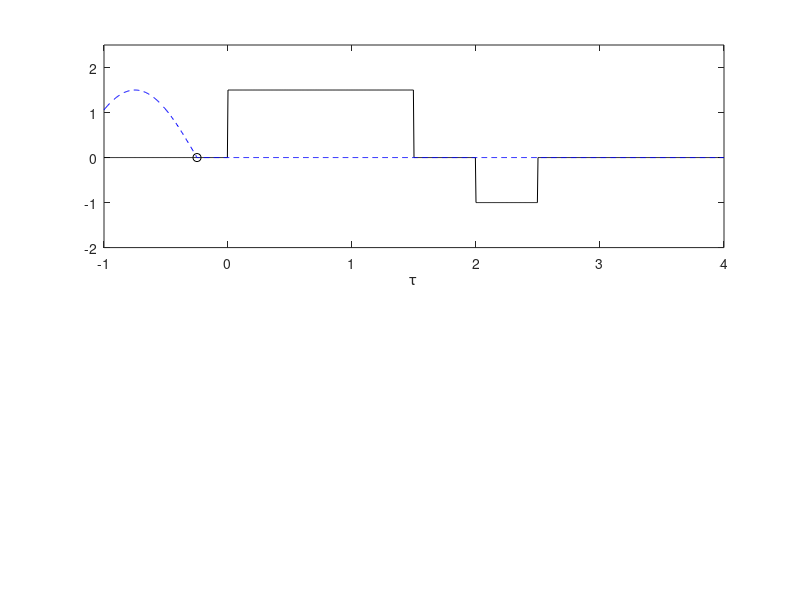

Write MATLAB code to recreate this figure. (Note: this script raises an error after producing the figure.)
% MS2P4.m : MATLAB Session 2, Program 4
% Script M-file graphically demonstrates the convolution process.

figure(1) % Create figure window and make visible on screen
x = inline('1.5*sin(pi*t).*(t>=0&t<1)');  
h = inline('1.5*(t>=0&t<1.5)-(t>=2&t<2.5)'); 

dtau = 0.005; tau = -1:dtau:4;
ti = 0; tvec = -.25:.03:3.75;
tvecDense = tvec(1):dtau:tvec(end);  % Lasses tillägg
y = NaN*zeros(1,length(tvec)); % Pre-allocate memory

for t = tvec,
    ti = ti+1; % Time index
    xh = x(t-tau).*h(tau); 
    lxh = length(xh);
    y(ti) = sum(xh.*dtau); % Trapezoidal approximation of convolution integral
    subplot(2,1,1),plot(tau,h(tau),'k-',tau,x(t-tau),'b--',t,0,'ok'); 
    axis([tau(1) tau(end) -2.0 2.5]); 
    patch([tau(1:end-1);tau(1:end-1);tau(2:end);tau(2:end)],...
        [zeros(1,lxh-1);xh(1:end-1);xh(2:end);zeros(1,lxh-1)],...
        [.8 .8 .8],'edgecolor','none'); 
    xlabel('\tau'); legend('h(\tau)','x(t-\tau)','t','h(\tau)x(t-\tau)',3);
    c = get(gca,'children'); set(gca,'children',[c(2);c(3);c(4);c(1)]);
    subplot(2,1,2),plot(tvecDense,x(tvecDense),'b--',tvec,y,'r',tvec(ti),y(ti),'ok'); 
    xlabel('t'); ylabel('y(t) = \int h(\tau)x(t-\tau) d\tau'); 
    legend('x(t)', 'y(t)', 't');  % Lasses tillägg
    axis([tau(1) tau(end) -1.0 2.0]); grid;
    ohfig;  % Lasses tillägg för att få tydligare grafer
    drawnow;
end
%output=y;


    
